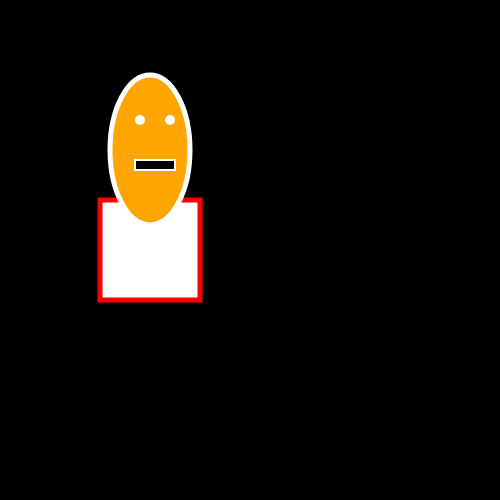
Frame 1 (no input)
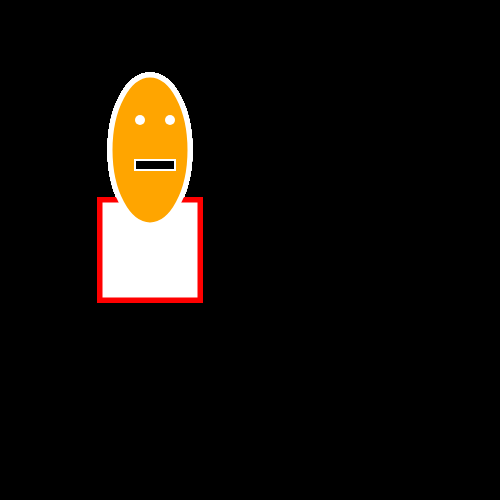
Frame 60 (no input)
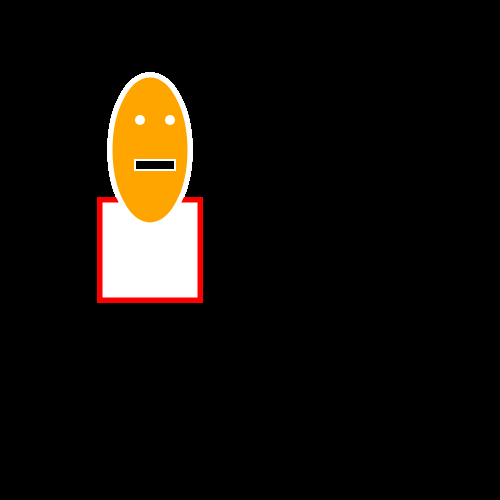
Frame 120 (the mouse pressed at the canvas centre since frame 60)

The p5.js sketch that drew these frames (run headless with seeded random() and noise() and a simulated clock; from frame 60 on, the mouse is pressed at the canvas centre):

// p5.js sketch
// ── sketch.js
function setup(){
    createCanvas(500, 500);    
    background(0); 
}

function draw(){

    fill(255);

    strokeWeight(5);
    stroke('red');    
    rect(100, 200, 100, 100);

    fill('orange');
    stroke(255);    
    ellipse(150, 150, 80, 150); 

    strokeWeight(10);
    point(140, 120);
    point(170, 120); 
    
    fill(0);
    strokeWeight(2);
    rect(135, 160, 40, 10);
    
}
